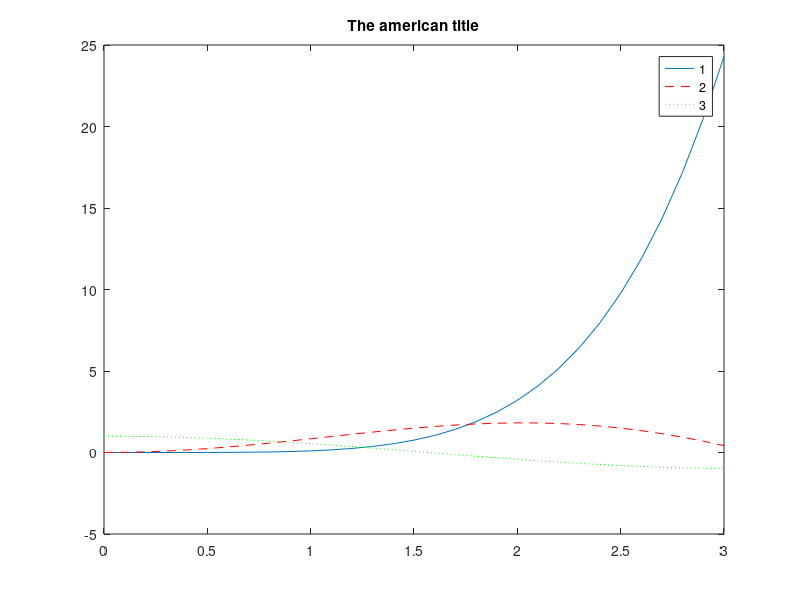

Here is the MATLAB script that generated this plot:
x=0:0.1:3;
y1=x.^5/10;
y2=x.*sin(x);
y3=cos(x);
plot( x, y1, x, y2, '--r', x, y3, ':g');
title('The american title')
legend('1','2','3')